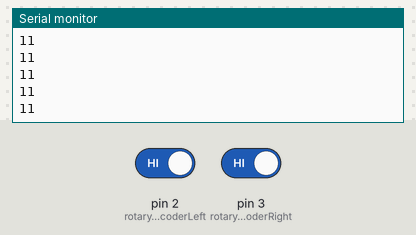
This sketch was run on a simulated Arduino Uno, built with avr-gcc and run on an emulated ATmega328P. On the bench: the last lines printed to the serial monitor. The test bench sets the inputs (shaded band); at power-on: pin 2 (rotaryEncoderLeft) HIGH, pin 3 (rotaryEncoderRight) HIGH.

Above: at 1.2 s.
1.3 s: pin 2 (rotaryEncoderLeft) driven LOW
At 2.0 s:
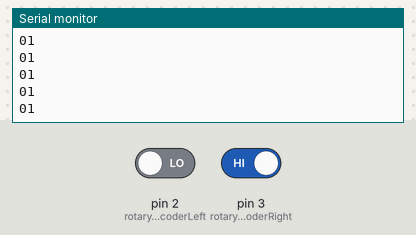
2.8 s: pin 3 (rotaryEncoderRight) driven LOW
At 3.5 s:
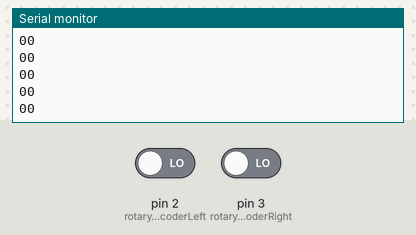
4.3 s: pin 2 (rotaryEncoderLeft) driven HIGH
At 4.9 s:
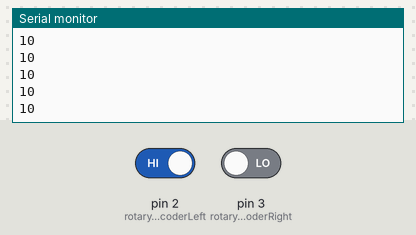
Timing chart, 0 to 7.3 s (numbered marks = the images above; inputs shaded):
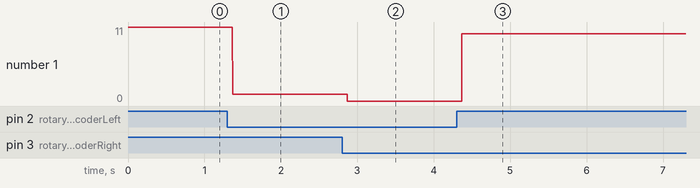

Measured:
- after the input at 1.3 s, the serial monitor: prints a new line after 0.07 s (image 1)
- after the input at 2.8 s, the serial monitor: prints a new line after 0.07 s (image 2)
- after the input at 4.3 s, the serial monitor: prints a new line after 0.07 s (image 3)
- plotted number 1: 1 → 0 after the input at 2.8 s, 0 → 10 after the input at 4.3 s

The sketch:

DigitalReadSerial.ino
```cpp
int rotaryEncoderLeft = 2;
int rotaryEncoderRight = 3;
int countLeft;
int countRight;
int num;
int blackLeft;
int blackRight;
int blackLeft2;
int blackRight2;
int numberOfTurnsLeft;
int numberOfTurnsRight;
int revolutionCountLeft;
int revolutionCountRight;

void setup() {
  Serial.begin(9600);
  pinMode(rotaryEncoderLeft, INPUT);
  pinMode(rotaryEncoderRight, INPUT);
}

void loop() {
  int stateLeft = digitalRead(rotaryEncoderLeft);
  int stateRight = digitalRead(rotaryEncoderRight);
  Serial.print(stateLeft);
  Serial.println(stateRight);

}
```

GameplayStrategy.cpp
```cpp
#include <stdio.h>

int printBoard(int [6][7]);
int updateBoard(char, int, int [6][7]);
int connectFourCheck(int, int [6][7]);
int updateScore(int *, int *, int, int, int, int);
int calculateBestMove(int [6][7]);
int removeFromBoard(int, int [6][7]);

int main(){
	int connectBoard[6][7] = {{0,0,0,0,0,0,0},{0,0,0,0,0,0,0},{0,0,0,0,0,0,0},{0,0,0,0,0,0,0},{0,0,0,0,0,0,0},{0,0,0,0,0,0,0}};
	int pointsNextMove[7] = {0,0,0,0,0,0,0};
	int pointsNextTwoMove[7][7] = {{0,0,0,0,0,0,0},{0,0,0,0,0,0,0},{0,0,0,0,0,0,0},{0,0,0,0,0,0,0},{0,0,0,0,0,0,0},{0,0,0,0,0,0,0},{0,0,0,0,0,0,0}};
	int column;
	char colour;
	int blackColumns;
	int blackRows;
	int blackDiagonals;
	int totalBlackConnects = 0;
	int totalBlackBalls = 0;
	int totalBlackPoints = 0;
	int whiteColumns;
	int whiteRows;
	int whiteDiagonals;
	int totalWhiteConnects = 0;
	int totalWhiteBalls = 0;
	int totalWhitePoints = 0;

	while(1){
		fprintf(stdout, "What column? And black (b) or white (w)?");
		fscanf(stdin, " %d", &column);
		fscanf(stdin, " %c", &colour);

		if(colour == 'b'){totalBlackBalls ++;}
		if(colour == 'w'){totalWhiteBalls ++;}
		if(colour == 'r'){removeFromBoard(column - 1, connectBoard); goto Skip;}

		updateBoard(colour, column - 1, connectBoard);

		Skip:
		printBoard(connectBoard);
		totalBlackConnects = connectFourCheck(1, connectBoard);
		totalWhiteConnects = connectFourCheck(2, connectBoard);
		updateScore(&totalWhitePoints, &totalBlackPoints, totalWhiteBalls, totalBlackBalls, totalWhiteConnects, totalBlackConnects);
		fprintf(stdout, "Total Black Connect 4s: %d. Points = %d\n", totalBlackConnects, totalBlackPoints);
		fprintf(stdout, "Total White Connect 4s: %d. Points = %d\n", totalWhiteConnects, totalWhitePoints);
		calculateBestMove(connectBoard);
	}
	return 0;
}

int calculateBestMove(int connectBoard[6][7]){
	int arrayPoints[7];
	int arrayPoints2[7];
	int arrayPoints3[7];
	int connectBoardTemporary[6][7];
	int totalBlackConnects;
	int totalWhiteConnects;
	int totalWhiteBalls;
	int totalBlackBalls;
	int totalWhitePoints;
	int totalBlackPoints;

	for(int i = 0; i < 6; i++){
		for(int j = 0; j < 7; j++){
			connectBoardTemporary[i][j] = connectBoard[i][j]; //An exact copy is created
		}
	}
	int temporaryPointsWhite;
	int temporaryPointsBlack;
	for(int i = 0; i < 7; i++){
		updateBoard('b', i, connectBoardTemporary); // Update the temporary board with the possible combinations
		totalBlackConnects = connectFourCheck(1, connectBoardTemporary);
		totalWhiteConnects = connectFourCheck(2, connectBoardTemporary);
		updateScore(&totalWhitePoints, &totalBlackPoints, 0, 0, totalWhiteConnects, totalBlackConnects);
		fprintf(stdout, "%d-",totalBlackPoints);
		arrayPoints[i] = totalBlackPoints;
		removeFromBoard(i, connectBoardTemporary);
		//printBoard(connectBoardTemporary);
	}
	fprintf(stdout, "\n");
	for(int i = 0; i < 7; i++){
		updateBoard('w', i, connectBoardTemporary); // Update the temporary board with the possible combinations
		totalBlackConnects = connectFourCheck(1, connectBoardTemporary);
		totalWhiteConnects = connectFourCheck(2, connectBoardTemporary);
		updateScore(&totalWhitePoints, &totalBlackPoints, 0, 0, totalWhiteConnects, totalBlackConnects);
		fprintf(stdout, "%d-",totalWhitePoints);
		arrayPoints[i] = totalWhitePoints;
		removeFromBoard(i, connectBoardTemporary);
		//printBoard(connectBoardTemporary);
	}

	int bestScore = 0;
	int bestColumn = 0;
	for(int i = 0; i < 7; i++){
		if(bestScore<arrayPoints[i]){
			bestColumn = i;
			bestScore = arrayPoints[i];
		}
	}
	fprintf(stdout,"\nThe best column is %d!\n", bestColumn + 1);
	return bestColumn + 1;
}

int updateScore(int * totalWhitePoints, int * totalBlackPoints, int totalWhiteBalls, int totalBlackBalls, int totalWhiteConnects, int totalBlackConnects){
	int white;
	int black;
	white = totalWhiteConnects*4 + totalWhiteBalls - totalBlackConnects*2;
	black = totalBlackConnects*4 + totalBlackBalls - totalWhiteConnects*2;
	if(white < 0){white = 0;}
	if(black < 0){black = 0;}
	*totalWhitePoints = white;
	*totalBlackPoints = black;
}

int connectFourCheck(int check, int connectBoard[6][7]){
	int count = 0;
	int totalConnects = 0;
	//Check the columns
	for(int i = 0; i < 7; i++){
		for(int j = 0; j < 7; j++){
			if(connectBoard[j][i] == check){
				count ++;
			}
			else
				count = 0;
			if(count == 4){
				totalConnects ++;
			}
		}
		count = 0;
	}
	//Check the rows
	count = 0;
	for(int i = 0; i < 7; i++){
		for(int j = 0; j < 7; j++){
			if(connectBoard[i][j] == check){
				count ++;
				if(count == 4){
					totalConnects ++;
				}
			}
			else
				count = 0;
		}
		count = 0;
	}
	//Check the diagonal (/)
	count = 0;
	for(int i = -2; i < 7; i++){
		for(int j = 0; j < 7; j++){
			if(i+j < 0 | i+j > 7){continue; count = 0;}
			if(connectBoard[j][i+j] == check){
				count ++;
			}
			else
				count = 0;
			if(count == 4){
				//fprintf(stdout, "Connect4(/)! %d&%d", j,i+j);
				totalConnects ++;
			}
		}
		count = 0;
	}
	//Check the diagonal (\)
	count = 0;
	for(int i = -3; i < 7; i++){
		for(int j = 0; j < 7; j++){
			if(i+j < 0 | i+j > 7){continue; count = 0;}
			if(connectBoard[6-j][i+j] == check){
				count ++;
			}
			else
				count = 0;
			if(count == 4){
				//fprintf(stdout, "Connect4(>)! %d&%d", 6-j,i+j);
				totalConnects ++;
			}
		}
		count = 0;
	}
	return totalConnects;
}

int removeFromBoard(int column, int connectBoard[6][7]){
	for(int i = 6; i > -1; i--){
		if(connectBoard[i][column] == 1 | connectBoard[i][column] == 2){
			connectBoard[i][column] = 0;
			break;
		}
	}
}

int updateBoard(char colour, int column, int connectBoard[6][7]){
	for(int i = 0; i < 6; i++){
		if(connectBoard[i][column] == 0){
			if(colour == 'b'){
				connectBoard[i][column] = 1;
			}
			else if(colour == 'w'){
				connectBoard[i][column] = 2;
			}

			break;
		}
	}
	return 0;
}

int printBoard(int connectBoard[6][7]){
	for(int i = 5; i > -1; i--){
		for(int j = 0; j < 7; j++){
			fprintf(stdout, "|");
			if(connectBoard[i][j] == 0){
				fprintf(stdout, " ");
				continue;
			}
			else if(connectBoard[i][j] == 1){
				fprintf(stdout, "O");
			}
			else if(connectBoard[i][j] == 2){
				fprintf(stdout, "X");
			}
		}
		fprintf(stdout, "|\n_______________\n");
	}
	return 0;
}
```
